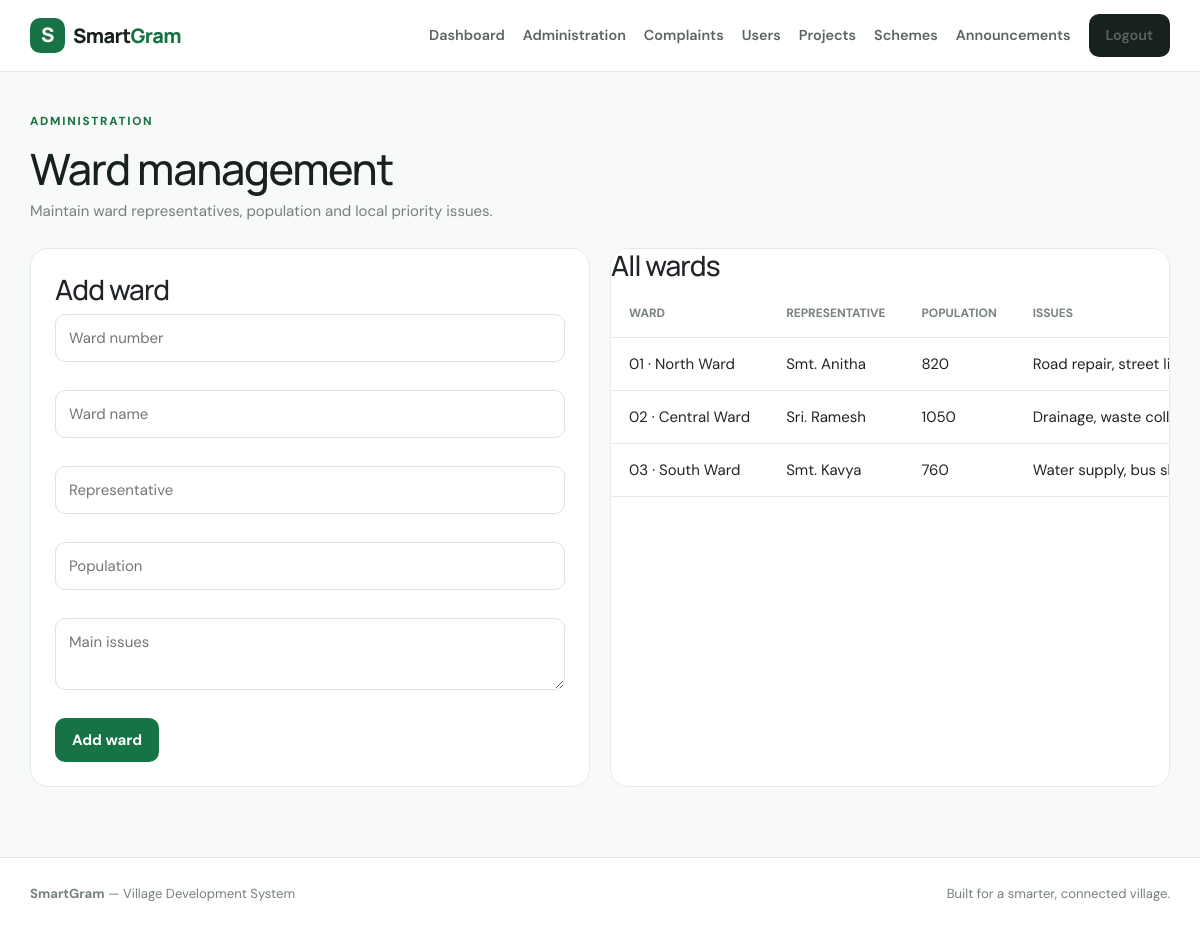
The page /administration/wards (signed in) on the database its author committed.
### tables this page shows
CREATE TABLE wards(id INTEGER PRIMARY KEY AUTOINCREMENT,ward_no TEXT UNIQUE,name TEXT,representative TEXT,population INTEGER,issues TEXT);

### app.py (the view, shortened to what this page needs)
@app.route('/administration/wards', methods=['GET','POST'])
def administration_wards():
    if not admin(): return redirect(url_for('login'))
    c=db()
    rows=c.execute('select * from wards order by ward_no').fetchall(); c.close(); return render_template('wards.html',rows=rows)

### app.py (called while the page is built)
def db():
    c=sqlite3.connect(DB); c.row_factory=sqlite3.Row; return c

def admin(): return session.get('role')=='admin'

@app.context_processor
def common(): return {'logged_in':bool(session.get('user_id')),'current_user':session.get('name'),'role':session.get('role')}

### templates/wards.html
{% extends 'base.html' %}{% block title %}Ward Management{% endblock %}{% block content %}<div class="heading"><div><div class="eyebrow">ADMINISTRATION</div><h1>Ward management</h1><p>Maintain ward representatives, population and local priority issues.</p></div></div><div class="grid2"><div class="card"><h3>Add ward</h3><form method="post" class="form"><input class="input" name="ward_no" placeholder="Ward number" required><input class="input" name="name" placeholder="Ward name" required><input class="input" name="representative" placeholder="Representative"><input class="input" type="number" name="population" placeholder="Population"><textarea class="input" name="issues" placeholder="Main issues"></textarea><button class="greenbtn">Add ward</button></form></div><div class="card tablewrap"><h3>All wards</h3><table><tr><th>Ward</th><th>Representative</th><th>Population</th><th>Issues</th></tr>{% for w in rows %}<tr><td>{{w.ward_no}} · {{w.name}}</td><td>{{w.representative}}</td><td>{{w.population}}</td><td>{{w.issues}}</td></tr>{% endfor %}</table></div></div>{% endblock %}

### static/css/style.css (style rules this page uses)
:root { --g:#177245;--gd:#0d4e30;--ink:#17221d;--muted:#748078;--line:#e4ebe6;--bg:#f7faf8 }
* { box-sizing:border-box }
body { margin:0;background:var(--bg);color:var(--ink);font:15px/1.6 "DM Sans",sans-serif }
h1,h2,h3,.brand { font-family:Manrope,sans-serif;letter-spacing:-.03em }
.greenbtn,.outlinebtn,.darkbtn { display:inline-block;border:0;border-radius:10px;padding:10px 17px;font-weight:700;cursor:pointer }
.greenbtn { background:var(--g);color:#fff }
.eyebrow { font-weight:800;letter-spacing:.15em;font-size:.73rem;color:var(--g);margin-bottom:12px }
.features article,.card,.formcard,.project,.emergency,.stats>div { background:#fff;border:1px solid var(--line);border-radius:18px }
.heading { display:flex;justify-content:space-between;align-items:end;gap:20px;margin:40px 0 25px }
.heading h1 { font-size:2.7rem;margin:0 0 4px }
.heading p { margin:0;color:var(--muted) }
.card { padding:24px }
.input { width:100%;padding:11px 13px;border:1px solid #dce5df;border-radius:10px;margin:0 0 16px;background:#fff;outline:none }
.tablewrap { padding:0;overflow:auto }
.tablewrap table { width:100%;border-collapse:collapse }
.tablewrap th,.tablewrap td { padding:14px 18px;border-bottom:1px solid var(--line);text-align:left;white-space:nowrap }
.tablewrap th { font-size:.75rem;text-transform:uppercase;color:#77837c }
.grid2 { display:grid;grid-template-columns:1fr 1fr;gap:18px }
.grid2 { display:grid;grid-template-columns:repeat(2,minmax(0,1fr));gap:20px;margin:20px 0 }
.form { display:grid;gap:12px }
.form .greenbtn { width:max-content }
.tablewrap { overflow:auto }
.tablewrap table { min-width:620px }

### rows shown on the page
wards: ward_no "01", name "North Ward", representative "Smt. Anitha", population "820", issues "Road repair, street…"
wards: ward_no "02", name "Central Ward", representative "Sri. Ramesh", population "1050", issues "Drainage, waste…"
wards: ward_no "03", name "South Ward", representative "Smt. Kavya", population "760", issues "Water supply, bus…"
